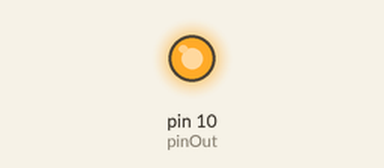
The sketch below on a simulated Arduino Uno, built with avr-gcc and run on an emulated ATmega328P. Parts: output pins drawn as LEDs (lit = HIGH). What the sketch prints to the serial monitor is not drawn.

Above: at 0.1 s.
Timing chart, 0 to 1.6 s (numbered marks = the images above):
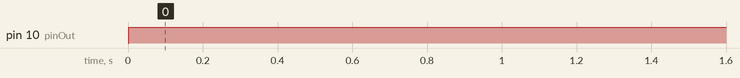

Measured:
- by itself, pin 10 (pinOut): LOW → HIGH at 0.00 s

The sketch:

lights.ino
```cpp
#include <Time.h>
#include <TimeLib.h>

#include <Time.h>
#include <TimeLib.h>


int HOUR = 20;
int MINUTE = 20;
int SECOND = 0;
int DAY = 3;
int MONTH = 9;
int YEAR = 2019;
int startHour = 5;
int endHour = 23;
//int startHour = 13;
//int endHour = 14;

int pinOut = 10;

boolean isOn = false;

void setup() {
  setTime(HOUR, MINUTE, SECOND, DAY, MONTH, YEAR);
  Serial.begin(9600);
  Serial.println("--- Start Serial Monitor SEND_RCVE ---");

  pinMode(pinOut, OUTPUT);

}

void loop() {
  time_t t = now();
  int h = hour(t);
  Serial.println(h);

  if(h >= startHour && h < endHour) {
    if (isOn == false) {
      digitalWrite(pinOut, HIGH);
    }
    isOn = true;
    Serial.println("Lights On");
  } else {
    if (isOn == true) {
      digitalWrite(pinOut, LOW);
      Serial.println("Lights Off");
    }
    isOn = false;

  }

  delay(10000);
}
```
